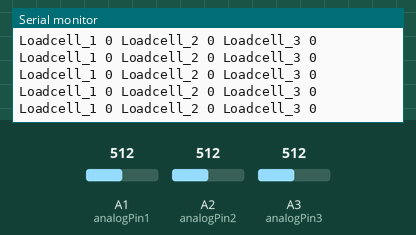
The sketch below on a simulated Arduino Uno, built with avr-gcc and run on an emulated ATmega328P. Parts: the last lines printed to the serial monitor. The test bench sets the inputs (shaded band); at power-on: A1 (analogPin1) = 512, A2 (analogPin2) = 512, A3 (analogPin3) = 512.

Above: at 1.2 s.
1.3 s: A1 (analogPin1) set to 497
At 1.31 s:
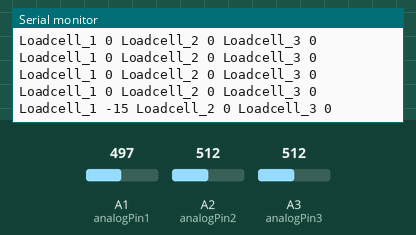
2.8 s: A2 (analogPin2) set to 500
At 2.83 s:
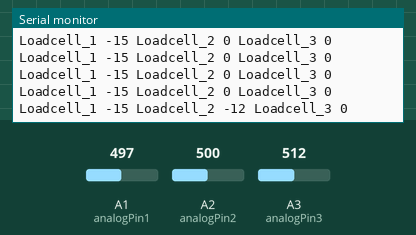
4.3 s: A3 (analogPin3) set to 595
At 4.39 s:
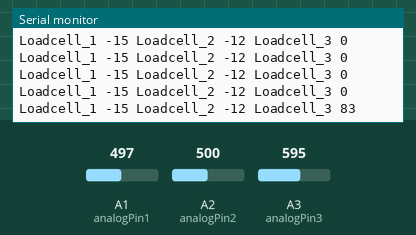
5.8 s: A3 (analogPin3) set to 626
At 5.86 s:
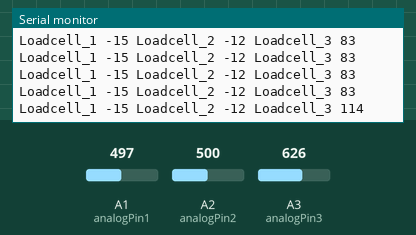
Timing chart, 0 to 8.8 s (numbered marks = the images above; inputs shaded):
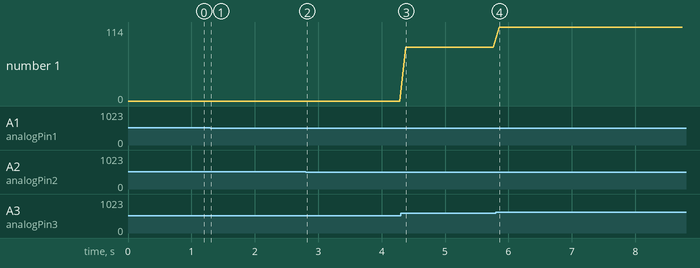

The sketch:

multiple_loadcells_BT_test.ino
```cpp
#include <SoftwareSerial.h>

int analogPin1 = A1;
int analogPin2 = A2;
int analogPin3 = A3;

int val1 = 0;  // variable to store the value read
int val2 = 0;  // variable to store the value read
int val3 = 0;  // variable to store the value read

int zero1 = 0;
int zero2 = 0;
int zero3 = 0;

SoftwareSerial BTSerial(2, 3); // RX, TX (Bluetooth module)

  void setup() {
    Serial.begin(9600);           //  setup serial
    BTSerial.begin(9600);   // Bluetooth module baud rate

    zero1 = analogRead(analogPin1);  // read the input pin
    zero2 = analogRead(analogPin2);  // read the input pin
    zero3 = analogRead(analogPin3);  // read the input pin
  }

  void loop() {
    val1 = analogRead(analogPin1)-zero1;  // read the input pin
    val2 = analogRead(analogPin2)-zero2;  // read the input pin
    val3 = analogRead(analogPin3)-zero3;  // read the input pin

    String data = "Loadcell_1 " + String(val1) + " Loadcell_2 " + String(val2) +" Loadcell_3 " + String(val3);

    Serial.println(data);          // debug value
    BTSerial.println(data);    // Send data via Bluetooth
    delay(50);
  }


  
```

Measured:
- after the input at 1.3 s, the serial monitor: prints a new line at once (image 1)
- after the input at 2.8 s, the serial monitor: prints a new line at once (image 2)
- after the input at 4.3 s, the serial monitor: prints a new line after 0.08 s (image 3)
- after the input at 5.8 s, the serial monitor: prints a new line after 0.06 s (image 4)
- plotted number 1: 0 → 83 after the input at 4.3 s, 83 → 114 after the input at 5.8 s
